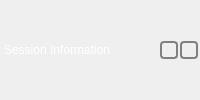
                <widget class="QWidget" name="info_panel_title_widget" native="true">
                 <property name="sizePolicy">
                  <sizepolicy hsizetype="Preferred" vsizetype="Preferred">
                   <horstretch>0</horstretch>
                   <verstretch>0</verstretch>
                  </sizepolicy>
                 </property>
                 <property name="minimumSize">
                  <size>
                   <width>0</width>
                   <height>22</height>
                  </size>
                 </property>
                 <property name="styleSheet">
                  <string notr="true">QWidget#info_panel_title_widget {
	border-top-left-radius: 4px;
	border-top-right-radius: 4px;
	border: 1px outset #303030;
	background-color: #505050;
	border: 1px outset #202020;
	background-color: qlineargradient(x1:0, y1:0, x2:0, y2:1, stop:0 #404040, stop:1 #606060);
}

QWidget {
	color: white;
}
</string>
                 </property>
                 <layout class="QHBoxLayout" name="info_panel_title_layout">
                  <property name="spacing">
                   <number>2</number>
                  </property>
                  <property name="leftMargin">
                   <number>2</number>
                  </property>
                  <property name="topMargin">
                   <number>0</number>
                  </property>
                  <property name="rightMargin">
                   <number>2</number>
                  </property>
                  <property name="bottomMargin">
                   <number>0</number>
                  </property>
                  <item>
                   <widget class="QLabel" name="info_panel_title_label">
                    <property name="sizePolicy">
                     <sizepolicy hsizetype="Preferred" vsizetype="Fixed">
                      <horstretch>0</horstretch>
                      <verstretch>0</verstretch>
                     </sizepolicy>
                    </property>
                    <property name="text">
                     <string>Session Information</string>
                    </property>
                    <property name="indent">
                     <number>2</number>
                    </property>
                   </widget>
                  </item>
                  <item>
                   <widget class="QToolButton" name="info_panel_files_button">
                    <property name="minimumSize">
                     <size>
                      <width>18</width>
                      <height>18</height>
                     </size>
                    </property>
                    <property name="maximumSize">
                     <size>
                      <width>18</width>
                      <height>18</height>
                     </size>
                    </property>
                    <property name="focusPolicy">
                     <enum>Qt::NoFocus</enum>
                    </property>
                    <property name="toolTip">
                     <string>Conference Files</string>
                    </property>
                    <property name="styleSheet">
                     <string notr="true">QToolButton {
	background: transparent;
	border: 2px solid #808080;
	border-radius: 4px;
	margin: 0px;
	padding: 1px;
}

QToolButton:hover {
	border: 2px solid #c0c0c0;
}

QToolButton:pressed {
	border: 2px solid #c0c0c0;
	background: qradialgradient(cx: 0.5, cy: 0.5, radius: 1, fx:0.5, fy:0.5, stop:0 #909090, stop:1 transparent);
	background-origin: border;
}
</string>
                    </property>
                    <property name="text">
                     <string/>
                    </property>
                    <property name="icon">
                     <iconset>
                      <normaloff>icons/downloads16.svg</normaloff>icons/downloads16.svg</iconset>
                    </property>
                   </widget>
                  </item>
                  <item>
                   <widget class="QToolButton" name="info_panel_participants_button">
                    <property name="minimumSize">
                     <size>
                      <width>18</width>
                      <height>18</height>
                     </size>
                    </property>
                    <property name="maximumSize">
                     <size>
                      <width>18</width>
                      <height>18</height>
                     </size>
                    </property>
                    <property name="focusPolicy">
                     <enum>Qt::NoFocus</enum>
                    </property>
                    <property name="toolTip">
                     <string>Conference Participants</string>
                    </property>
                    <property name="styleSheet">
                     <string notr="true">QToolButton {
	background: transparent;
	border: 2px solid #808080;
	border-radius: 4px;
	margin: 0px;
	padding: 1px;
}

QToolButton:hover {
	border: 2px solid #c0c0c0;
}

QToolButton:pressed {
	border: 2px solid #c0c0c0;
	background: qradialgradient(cx: 0.5, cy: 0.5, radius: 1, fx:0.5, fy:0.5, stop:0 #909090, stop:1 transparent);
	background-origin: border;
}
</string>
                    </property>
                    <property name="text">
                     <string/>
                    </property>
                    <property name="icon">
                     <iconset>
                      <normaloff>icons/participants16.svg</normaloff>icons/participants16.svg</iconset>
                    </property>
                   </widget>
                  </item>
                 </layout>
                </widget>
